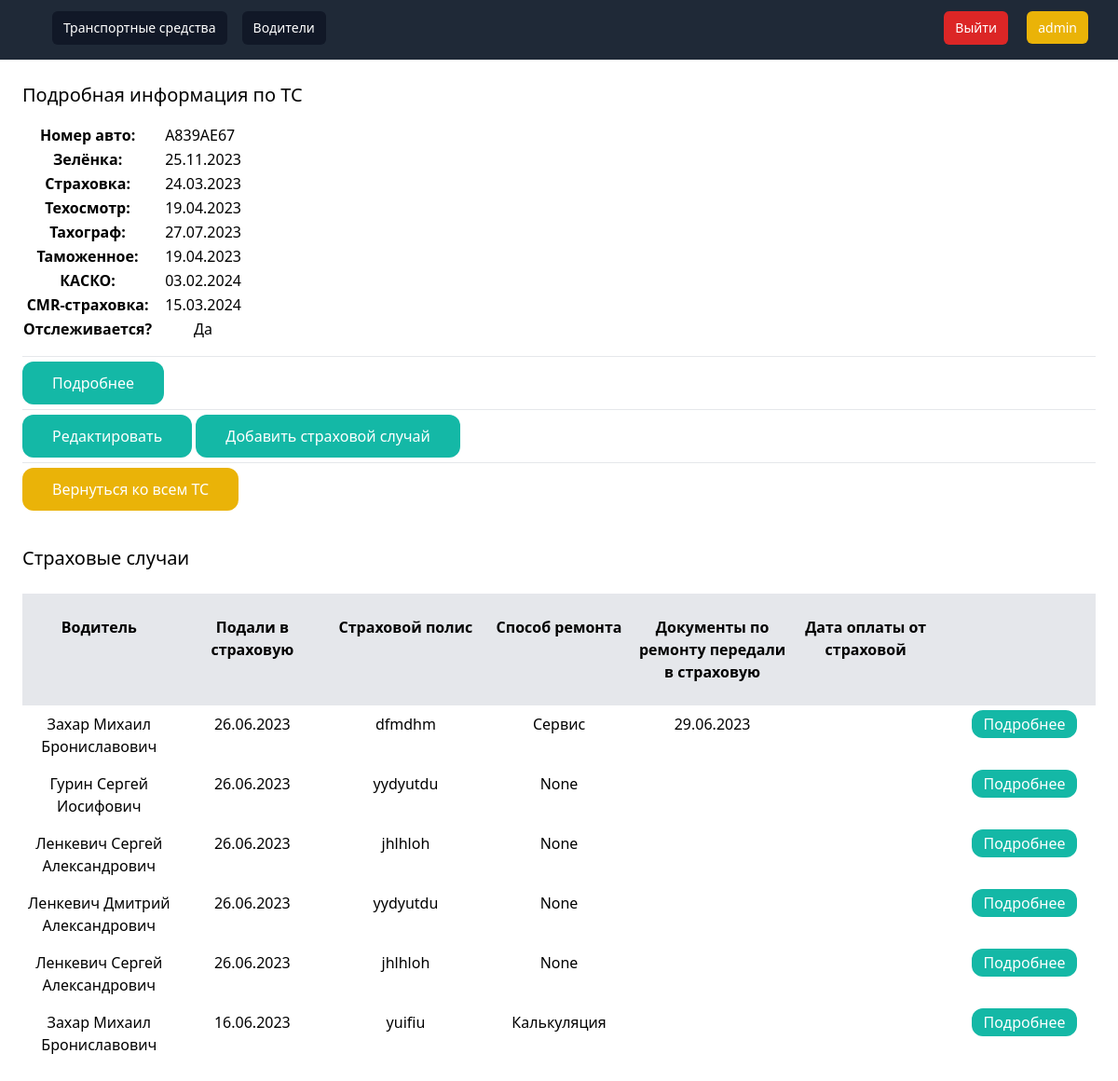
Before: /1/car_info/ (signed in) with the older database file.
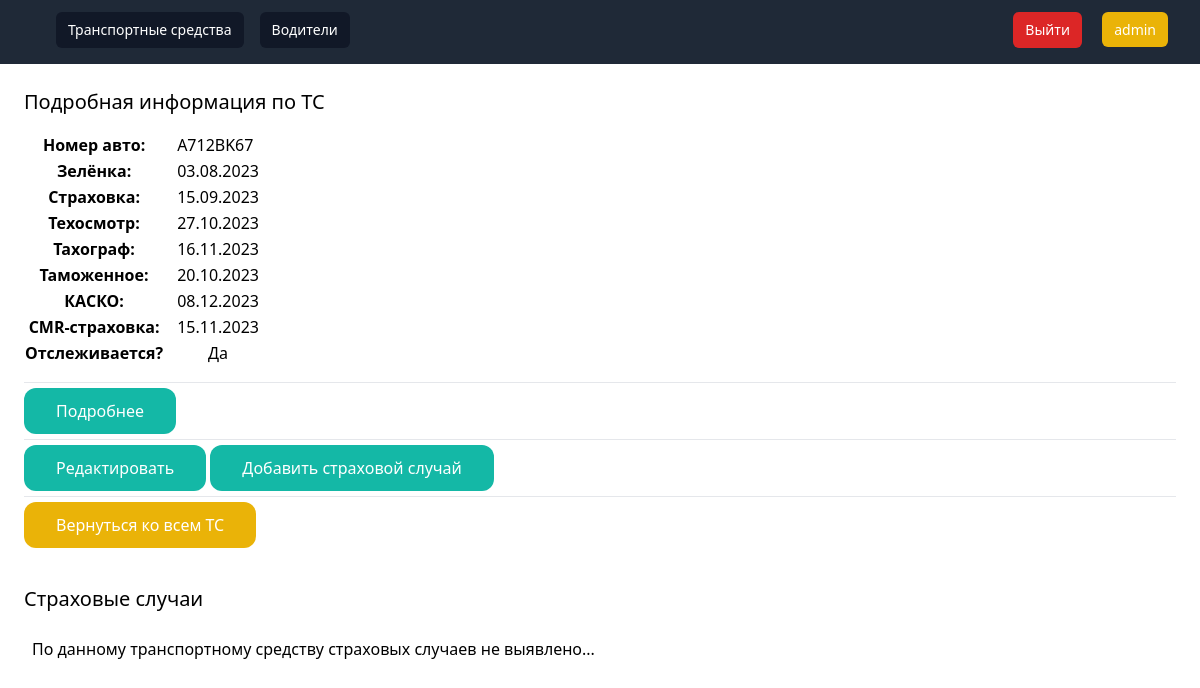
After: the same page with the newer database file.
### database/models.py (models this page shows, shortened)
class Car(models.Model):
    number = models.CharField(verbose_name='Номер авто', max_length=10)
    model = models.CharField(verbose_name='Модель ТС', max_length=50, default=None, blank=True, null=True)
    manufacture_year = models.IntegerField(verbose_name='Год выпуска', default=None, blank=True, null=True)
    green_card = models.DateField(verbose_name='Зелёнка', blank=True, null=True)
    strahovka = models.DateField(verbose_name='Страховка', blank=True, null=True)
    tehosmotr = models.DateField(verbose_name='Техосмотр', blank=True, null=True)
    tahograf = models.DateField(verbose_name='Тахограф', blank=True, null=True)
    tamogennoye = models.DateField(verbose_name='Таможенное', blank=True, null=True)
    kasko = models.DateField(verbose_name='КАСКО', blank=True, null=True)
    cmr_strahovka = models.DateField(verbose_name='CMR-страховка', blank=True, null=True)
    e100_rb = models.DateField(verbose_name='Е100 РБ', blank=True, null=True, default=None)
    e100_rf = models.DateField(verbose_name='Е100 РФ', blank=True, null=True, default=None)
    active = models.BooleanField(verbose_name='Отслеживать?', default=True)
    class Meta:
        verbose_name = 'Транспортное средство'
        verbose_name_plural = 'Транспортные средства'

class InsuranceEvent(models.Model):
    CALCULATION = 'Калькуляция'
    SERVICE = 'Сервис'
    METHOD = [
        (CALCULATION, 'Калькуляция'),
        (SERVICE, 'Сервис'),
    ]
    car = models.ForeignKey('Car', on_delete=models.CASCADE)
    driver = models.ForeignKey('Driver', on_delete=models.CASCADE)
    date_of_submission = models.DateField(verbose_name='Дата подачи в страховую', blank=True, null=True)
    polis_number = models.CharField(max_length=10, verbose_name='Страховой полис')
    police_sertificate = models.BooleanField(verbose_name='Справка с ГАИ?', default=False)
    repair_method = models.CharField(max_length=13, choices=METHOD, verbose_name='Способ ремонта', blank=True,
                                     null=True)
    calculation_sum = models.DecimalField(max_digits=20, decimal_places=2,
                                          verbose_name='Страховая насчитала по калькуляции',
                                          blank=True, null=True)
    expenses = models.DecimalField(max_digits=20, decimal_places=2,
                                   verbose_name='Наши расходы по восстановлению (Калькуляция)', blank=True, null=True)
    margin = models.DecimalField(max_digits=20, decimal_places=2, verbose_name='В нашу пользу (Калькуляция)',
                                 default=0)
    service_name = models.CharField(max_length=50, verbose_name='На какой сервис отправили ТС', blank=True, null=True)
    service_date = models.DateField(verbose_name='Дата отправки на сервис', blank=True, null=True)
    service_sum = models.DecimalField(max_digits=20, decimal_places=2, verbose_name='Сумма счета от сервиса',
                                      blank=True, null=True)
    final_docs = models.DateField(verbose_name='Дата передачи документов по ремонту в страховую', blank=True, null=True)
    payment_date = models.DateField(verbose_name='Дата оплаты от страховой', blank=True, null=True, default=None)
    class Meta:
        verbose_name = 'Страховой случай'
        verbose_name_plural = 'Страховые случаи'

class Driver(models.Model):
    last_name = models.CharField(verbose_name='Фамилия', max_length=20)
    name = models.CharField(verbose_name='Имя', max_length=20)
    middle_name = models.CharField(verbose_name='Отчество', max_length=20)
    passport = models.DateField(verbose_name='Паспорт')
    visa = models.DateField(verbose_name='Виза', blank=True, null=True)
    driver_card = models.DateField(verbose_name='Водительское удостоверение')
    active = models.BooleanField(verbose_name='Отслеживать?', default=True)
    def __str__(self):
        return f'{self.last_name} {self.name} {self.middle_name}'
    class Meta:
        verbose_name = 'Водитель'
        verbose_name_plural = 'Водители'

### database/views.py (the view)
# urls.py: path('<int:pk>/car_info/', car_info, name='car_info'),
@login_required
def car_info(request, pk):
    car = Car.objects.get(pk=pk)
    events = InsuranceEvent.objects.filter(car=car)
    context = {
        'car': car,
        'events': events,
    }
    return render(request, 'database/cars/car_detail.html', context)

### database/templates/database/cars/car_detail.html (shortened to what this page needs)
{% extends 'database/base.html'%}
{% block content %}
<div class="py-6 px-6">
    <h1 class="mb-4 text-xl">Подробная информация по ТС</h1>
    <table>
        <tbody>
        <tr>
            <th><p class="mr-3">Номер авто:</p></th>
            <td>
                <p>{{ car.number }}</p>
            </td>
        </tr>
        <tr>
            <th><p class="mr-3">Зелёнка:</p></th>
            <td>
                <p>{{ car.green_card | date:'d.m.Y' }}</p>
            </td>
        </tr>
        <tr>
            <th><p class="mr-3">Страховка:</p></th>
            <td>
                <p>{{ car.strahovka | date:'d.m.Y' }}</p>
            </td>
        </tr>
        <tr>
            <th><p class="mr-3">Техосмотр:</p></th>
            <td>
                <p>{{ car.tehosmotr | date:'d.m.Y' }}</p>
            </td>
        </tr>
        <tr>
            <th><p class="mr-3">Тахограф:</p></th>
            <td>
                <p>{{ car.tahograf | date:'d.m.Y' }}</p>
            </td>
        </tr>
        <tr>
            <th><p class="mr-3">Таможенное:</p></th>
            <td>
                <p>{{ car.tamogennoye | date:'d.m.Y' }}</p>
            </td>
        </tr>
        <tr>
            <th><p class="mr-3">КАСКО:</p></th>
            <td>
                <p>{{ car.kasko | date:'d.m.Y' }}</p>
            </td>
        </tr>
        <tr>
            <th><p class="mr-3">CMR-страховка:</p></th>
            <td>
                <p>{{ car.cmr_strahovka | date:'d.m.Y' }}</p>
            </td>
        </tr>
        <tr>
            <th><p class="mr-3">Отслеживается?</p></th>
            <td>
                {% if car.active %}
                <p class="text-center">Да</p>
                {% else %}
                <p class="bg-red-500 text-center">Нет</p>
                {% endif %}
            </td>
        </tr>
        </tbody>
    </table>
    <hr class="my-4">
    <a class="py-3 px-8 bg-teal-500 text-white rounded-xl" href="{% url 'techpassport_info' car.id %}">Подробнее</a>
    <hr class="my-4">
    <a class="py-3 px-8 bg-teal-500 text-white rounded-xl" href="{% url 'car_edit' car.id %}">Редактировать</a>
    <a class="py-3 px-8 bg-teal-500 text-white rounded-xl" href="{% url 'add_car_event' car.id %}">Добавить страховой случай</a>
    <hr class="my-4">
    <a class="py-3 px-8 bg-yellow-500 text-white rounded-xl" href="{% url 'cars' %}">Вернуться ко всем ТС</a>
</div>
<div class="mb-4 py-6 px-6">
    <h1 class="text-xl">Страховые случаи</h1>
    {% if events %}
    <div class="mt-6 flex justify-between">
        <p class="py-6 bg-gray-200 text-center font-semibold w-full">Водитель</p>
        <p class="py-6 bg-gray-200 text-center font-semibold w-full">Подали в страховую</p>
        <p class="py-6 bg-gray-200 text-center font-semibold w-full">Страховой полис</p>
        <p class="py-6 bg-gray-200 text-center font-semibold w-full">Способ ремонта</p>
        <p class="py-6 bg-gray-200 text-center font-semibold w-full">Документы по ремонту передали в страховую</p>
        <p class="py-6 bg-gray-200 text-center font-semibold w-full">Дата оплаты от страховой</p>
        <p class="py-6 bg-gray-200 text-center font-semibold w-full"></p>
    </div>
    {% for event in events %}
    <div class="flex justify-between">
        <p class="py-2 text-center w-full">{{ event.driver }}</p>
        <p class="py-2 text-center w-full">
            <a href="{% url 'car_info' car.id %}"> {{ event.date_of_submission|date:"d.m.Y" }}</a>
        </p>
        <p class="py-2 text-center w-full">{{ event.polis_number }}</p>
        <p class="py-2 text-center w-full">{{ event.repair_method }}</p>
        <p class="py-2 text-center w-full">{{ event.final_docs|date:"d.m.Y" }}</p>
        <p class="py-2 text-center w-full">{{ event.payment_date|date:"d.m.Y" }}</p>
        <p class="py-2 w-full">
            <a class="ml-8 py-1 px-3 bg-teal-500 text-white rounded-xl" href="{% url 'event_info' event.id %}">Подробнее</a>
        </p>
    </div>
    {% endfor %}
    {% else %}
    <p class="mt-6 px-2">По данному транспортному средству страховых случаев не выявлено...</p>
    {% endif %}
</div>
{% endblock %}

Changed rows visible on the page:
removed InsuranceEvent: driver "Захар Михаил Брониславович", date_of_submission "26.06.2023", polis_number "dfmdhm", repair_method "Сервис", final_docs "29.06.2023"
removed InsuranceEvent: driver "Гурин Сергей Иосифович", date_of_submission "26.06.2023", polis_number "yydyutdu", repair_method "None"
removed InsuranceEvent: driver "Ленкевич Сергей Александрович", date_of_submission "26.06.2023", polis_number "jhlhloh", repair_method "None"
removed InsuranceEvent: driver "Ленкевич Дмитрий Александрович", date_of_submission "26.06.2023", polis_number "yydyutdu", repair_method "None"
removed InsuranceEvent: driver "Ленкевич Сергей Александрович", date_of_submission "26.06.2023", polis_number "jhlhloh", repair_method "None"
removed InsuranceEvent: driver "Захар Михаил Брониславович", date_of_submission "16.06.2023", polis_number "yuifiu", repair_method "Калькуляция"
changed Car: number "A839AE67" → "A712BK67"; green_card "25.11.2023" → "03.08.2023"; strahovka "24.03.2023" → "15.09.2023"; tehosmotr "19.04.2023" → "27.10.2023"; tahograf "27.07.2023" → "16.11.2023"; tamogennoye "19.04.2023" → "20.10.2023"; kasko "03.02.2024" → "08.12.2023"; cmr_strahovka "15.03.2024" → "15.11.2023"
Other visible differences:
text no longer shown: "Водитель Подали в страховую Страховой полис Способ ремонта Документы по ремонту передали в страховую Дата оплаты от страховой"
text now shown: "По данному транспортному средству страховых случаев не выявлено..."
